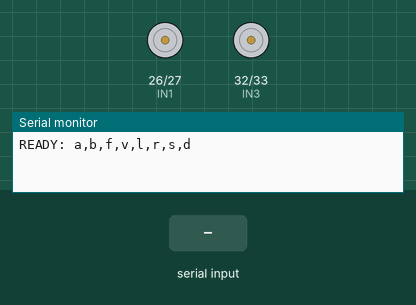
Simulated run of this sketch. Board: ESP32. Parts: motor-driver pin pairs drawn as motors (green arrow = first pin HIGH = forward, orange = second pin HIGH = backward, longer = more drive, scaled by the enable pin), the last lines printed to the serial monitor. Inputs (shaded band) come from the test bench.

Above: at 1.2 s.
1.3 s: "a\n" received over Serial
At 1.46 s:
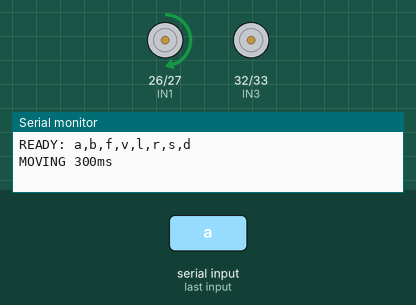
3.1 s: "b\n" received over Serial
At 3.26 s:
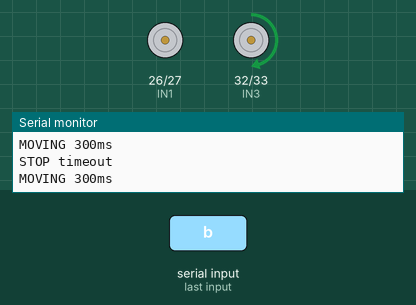
4.9 s: "f\n" received over Serial
At 5.06 s:
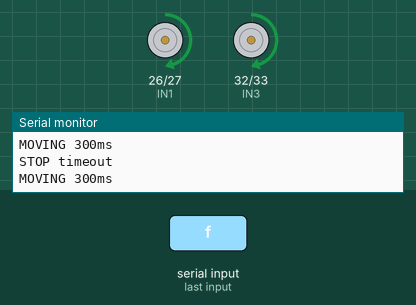
6.7 s: "v\n" received over Serial
At 6.86 s:
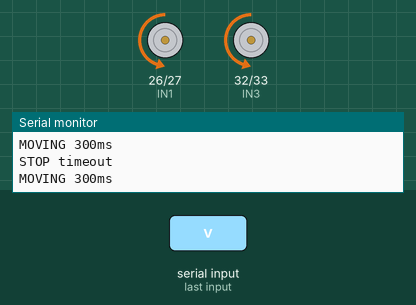
Timing chart, 0 to 9.5 s (numbered marks = the images above; inputs shaded):
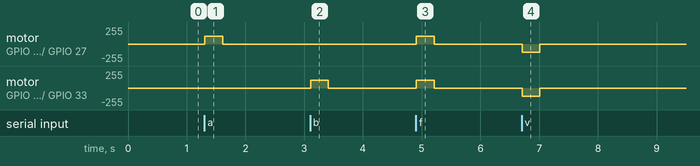

The sketch:

esp32_motor_test.ino
```cpp
// ESP32-WROOM-32 DevKit, L298N. Arduino-ESP32 core 3.x.
// BENCH TEST ONLY: 300 ms movement pulses; no climbing/suction control.
// Remove ENA/ENB jumpers; add 10k pull-downs on both enable pins.
#include <Arduino.h>

constexpr int IN1=26, IN2=27, IN3=32, IN4=33, ENA=25, ENB=14;
constexpr int TRIG=18, ECHO=19;
constexpr bool USE_HCSR04=false; // Enable ONLY after model/wiring verification.
// HC-SR04 Echo -> 1k resistor -> GPIO19 -> 2k resistor -> GND.
constexpr int TEST_DUTY=120; // 0..255. Start wheels lifted. May not move under load.
constexpr unsigned long PULSE_MS=300;
bool moving=false, pwmReady=false;
unsigned long started=0;

void stopMotors() {
  if (pwmReady) { ledcWrite(ENA,0); ledcWrite(ENB,0); }
  digitalWrite(IN1,LOW); digitalWrite(IN2,LOW);
  digitalWrite(IN3,LOW); digitalWrite(IN4,LOW);
  moving=false;
}

void moveMotors(int a, int b) {
  stopMotors();
  if (!pwmReady) { Serial.println("ERROR PWM unavailable"); return; }
  delay(10); // Brief disabled interval before changing direction.
  digitalWrite(IN1,a>0); digitalWrite(IN2,a<0);
  digitalWrite(IN3,b>0); digitalWrite(IN4,b<0);
  ledcWrite(ENA,a ? TEST_DUTY : 0); ledcWrite(ENB,b ? TEST_DUTY : 0);
  started=millis(); moving=true;
  Serial.println("MOVING 300ms");
}

void distanceReading() {
  stopMotors(); // This sensor test never runs while driving.
  if (!USE_HCSR04) { Serial.println("DISTANCE disabled: verify sensor first"); return; }
  digitalWrite(TRIG,LOW); delayMicroseconds(2);
  digitalWrite(TRIG,HIGH); delayMicroseconds(10); digitalWrite(TRIG,LOW);
  unsigned long duration=pulseIn(ECHO,HIGH,25000);
  if (!duration) { Serial.println("DISTANCE no valid echo"); return; }
  Serial.print("DISTANCE cm: "); Serial.println(duration*0.0343f/2.0f,1);
}

void setup() {
  pinMode(ENA,OUTPUT); pinMode(ENB,OUTPUT);
  digitalWrite(ENA,LOW); digitalWrite(ENB,LOW);
  pinMode(IN1,OUTPUT); pinMode(IN2,OUTPUT);
  pinMode(IN3,OUTPUT); pinMode(IN4,OUTPUT);
  stopMotors();
  Serial.begin(115200);
  bool a=ledcAttach(ENA,1000,8), b=ledcAttach(ENB,1000,8);
  if (a) ledcWrite(ENA,0);
  if (b) ledcWrite(ENB,0);
  pwmReady=a && b;
  if (USE_HCSR04) { pinMode(TRIG,OUTPUT); digitalWrite(TRIG,LOW); pinMode(ECHO,INPUT); }
  Serial.println(pwmReady ? "READY: a,b,f,v,l,r,s,d" : "ERROR: PWM setup failed; do not power motors");
}

void loop() {
  if (moving && millis()-started>=PULSE_MS) { stopMotors(); Serial.println("STOP timeout"); }
  if (!Serial.available()) return;
  char command=Serial.read();
  if (command=='\r' || command=='\n' || command==' ') return;
  switch (command) {
    case 'a': moveMotors(1,0); break;
    case 'b': moveMotors(0,1); break;
    case 'f': moveMotors(1,1); break;
    case 'v': moveMotors(-1,-1); break;
    case 'l': moveMotors(0,1); break;
    case 'r': moveMotors(1,0); break;
    case 's': stopMotors(); Serial.println("STOP"); break;
    case 'd': distanceReading(); break;
    default: stopMotors(); Serial.println("ERROR unknown command; stopped");
  }
}
```

Measured:
- after the input at 1.3 s, motor on GPIO 26 (IN1) / GPIO 27 (IN2): stopped → forward 120/255 at once, → stopped 0.30 s later
- after the input at 3.1 s, motor on GPIO 32 (IN3) / GPIO 33 (IN4): stopped → forward 120/255 at once, → stopped 0.30 s later
- after the input at 4.9 s, motor on GPIO 26 (IN1) / GPIO 27 (IN2), motor on GPIO 32 (IN3) / GPIO 33 (IN4): stopped → forward 120/255 at once, → stopped 0.30 s later
- after the input at 6.7 s, motor on GPIO 26 (IN1) / GPIO 27 (IN2), motor on GPIO 32 (IN3) / GPIO 33 (IN4): stopped → backward 120/255 at once, → stopped 0.30 s later
